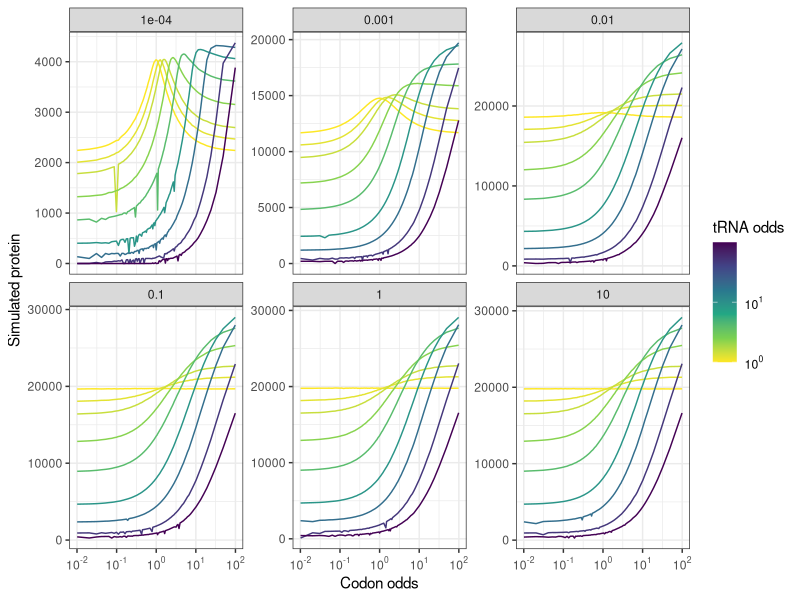

Write R code to recreate this figure.
## ---- chunk 1
library(tidyverse)
## ---- chunk 2
# simulation parameters
time_limit <- 500
time_step <- 5
transcript_len <- 100
trna_props <- c(1, 2, 5, 10, 20, 30, 40, 45, 48, 49, 50, 51, 52, 55, 60, 70, 80, 90, 95, 98, 99)
codon_comps <- 1:99
transcript_copy_number <- 100
ribosome_copy_number <- 100
total_trna <- 100
ribosome_binding_rate <- 100000.0
trna_charging_rates <- c(10.0, 100.0, 1000.0, 10000.0, 100000.0, 1000000.0)
## ---- chunk 3
df_main <- read_csv("../processed_data/may-3-2022-averages-500-s.csv")
## ---- chunk 4
proteinX_odds_transformed <- df_main %>%
  filter(species == "proteinX") %>%
  mutate(codon_odds = codon_comp / (100 - codon_comp)) %>%
  mutate(tRNA_odds = tRNA_prop / (100 - tRNA_prop)) %>%
  mutate(tRNA_odds = round(tRNA_odds, digits = 2)) %>%
  mutate(tRNA_charging_rate = as.double(tRNA_charging_rate)) %>%
  mutate(charging_rbs_ratio = tRNA_charging_rate / ribosome_binding_rate)
## ---- chunk 5
tRNA_prop_values <- c(50, 55, 60, 70, 80, 90, 95, 98, 99)
proteinX_tRNA_second_half <- proteinX_odds_transformed %>% 
  filter(tRNA_prop %in% tRNA_prop_values)
## ---- chunk 6
ggplot(data = proteinX_tRNA_second_half) +
  geom_line(mapping = aes(x = codon_odds, y = protein, group = tRNA_odds, color = tRNA_odds)) +
  facet_wrap(~ charging_rbs_ratio, nrow = 2, scales = "free_y") +
  scale_x_continuous(trans = "log10", labels = scales::label_math(format = log10)) +
  scale_color_viridis_c(trans = "log10", direction = -1, breaks = c(1, 10, 100), labels = scales::label_math(format = log10)) +
  ylab("Simulated protein") + xlab("Codon odds") +
  theme_bw() +
  labs(color = "tRNA odds")
